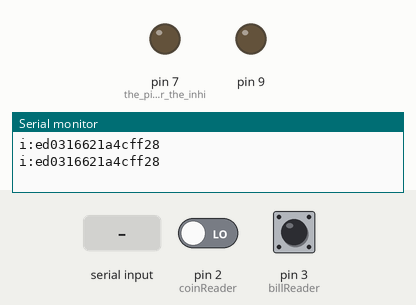
Bench run of a sketch on a simulated Arduino Uno, built with avr-gcc and run on an emulated ATmega328P. Shown: output pins drawn as LEDs (lit = HIGH), the last lines printed to the serial monitor. The test bench sets the inputs (shaded band); at power-on: pin 3 (billReader) HIGH, pin 2 (coinReader) LOW.

Above: at 1.7 s.
1.8 s: "a" received over Serial
At 2.9 s:
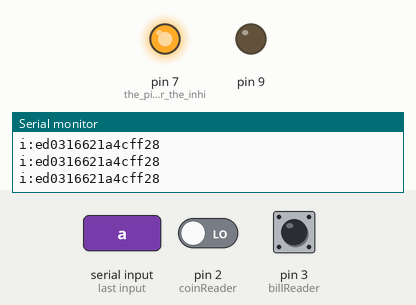
4.8 s: pin 3 (billReader) pulled LOW for 0.15 s
Timing chart, 0 to 7.8 s (numbered marks = the images above; inputs shaded):
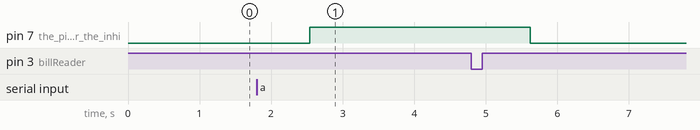

The sketch:

arduinoCode_ino.ino
```cpp
#include <OneWire.h>
#define IBUTTON_ID_SIZE 8

OneWire ds(4); // One Wire for iButton on pin 4

unsigned long int time;             // the current time unit
unsigned long timeOfLastPulseCoins; // the time of the last pulse from the coin reader
unsigned long timeOfLastPulseBills; // the time of the last pulse from the bill reader
unsigned long heartBeat;            // the time of the last heart beat from the laptop to make sure the computer is still active
volatile int coinsValue;            // the amount of money from the coin reader
volatile int billsValue;            // the amount of money from the bill reader
volatile int coinsChange;           // 1 if the coin reader has had input, 0 otherwise
volatile int billsChange;           // 1 if the bill reader has had input, 0 otherwise
String result;                      // result from the iButton reader
byte ibutton_id[IBUTTON_ID_SIZE];   // data to hold the iButton ID
volatile unsigned long highTime;    // the time of a high pulse from the coin reader
volatile unsigned long lowTime;     // the time of a low pulse from the bill reader
int coinReader = 2;                 // the pin for the coin reader
int billReader = 3;                 // the pin for the bill reader

void setup()
{
  timeOfLastPulseCoins = millis();
  timeOfLastPulseBills = millis();
  heartBeat = millis();
  coinsChange = 0;
  coinsValue = 0;
  Serial.begin(9600);
  pinMode(9,OUTPUT);
  pinMode(7,OUTPUT); // the pin used for the inhibiter
  delay(500);
  digitalWrite(9, LOW);
  attachInterrupt(0, coinInserted, CHANGE);
  attachInterrupt(1, billInserted, CHANGE);
  digitalWrite(3, HIGH); // bill reader
}

/*
 * interupt method for when the coin reader pulses. This only gets the pulses that are less
 * than 150 milliseconds
 */
void coinInserted() {
  if (digitalRead( coinReader ) == HIGH) {
    highTime = millis(); //get time of pulse going HIGH
   } else {
     if (millis() - highTime < 150 && millis() - highTime > 20) { // if the pulse width was less than 150, so no start up pulses
      coinsValue++;
      coinsChange = 1;
      timeOfLastPulseCoins = millis();
    }
  }
}

/*
 * interupt method for when the bill reader pulses
 */
void billInserted() {
//  billsValue++;
//  billsChange = 1;
//  timeOfLastPulseBills = millis();
  if (digitalRead( billReader ) == LOW) {
    lowTime = millis();
  } else {
    if (millis() - lowTime < 150) {
      billsValue++;
      billsChange = 1;
      timeOfLastPulseBills = millis();
    }
  }
}

/*
 * Sends the command to the readers to stop accepting money
 */
void inhibitReaders() {
  digitalWrite(7, LOW);
}

/*
 * Sends the command to the readers to start accepting money
 */
void startReaders() {
  digitalWrite(7, HIGH);
}

void loop()
{
  char input;

  if (Serial.available()) { // if the computer writes to the arduino
    input = Serial.read();
    if (input == 'l') { // user logged out
      inhibitReaders();
    } else if (input == 'a') { // user was authenticated
      startReaders();
    } else if (input == 'h') { // laptop sent heart beat
       heartBeat = millis();
    }
  }

  if (millis() - heartBeat > 5000) {
    inhibitReaders();
  }
  // clears & initialzes the iButton buffer
  for (int i = 0 ; i < IBUTTON_ID_SIZE ; i++) {
    ibutton_id[i] = 0;
  }

  // reads the iButton ID, if present
  if (ds.search(ibutton_id)) {
    for (int i = IBUTTON_ID_SIZE - 1 ; i >= 0 ; i--) {
      if (ibutton_id[i] < 0x10)
        result += '0';
      result += String(ibutton_id[i], HEX);
    }
    Serial.println("i:" + result);
    delay(1000);
    result = "";
  } else {
    ds.reset_search();
  }

  if (coinsChange == 1) {
    coinsChange = 0;
    Serial.println("m:" + String(coinsValue));
    coinsValue = 0;
  }
  if (billsChange == 1) {
    billsChange = 0;
    Serial.println("m:" + String(billsValue * 100));
    billsValue = 0;
  }

}
```

Measured:
- after the input at 1.8 s, pin 7 (the_pin_used_for_the_inhi): LOW → HIGH after 0.74 s
